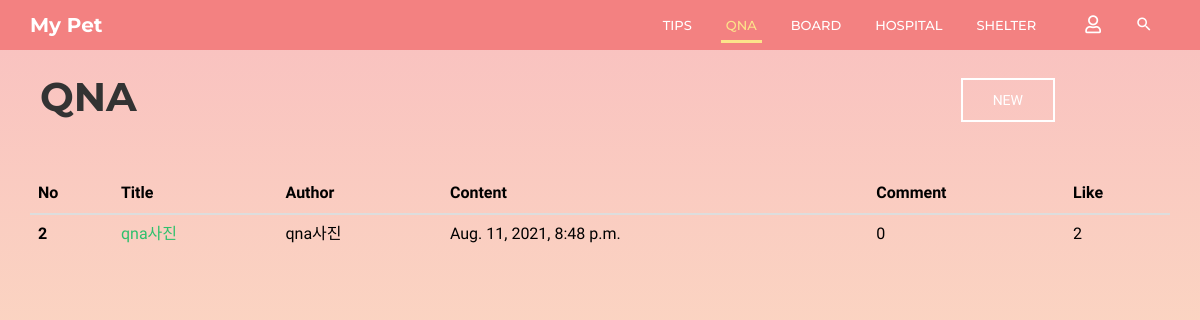
The app's page /community/qna/, older data.
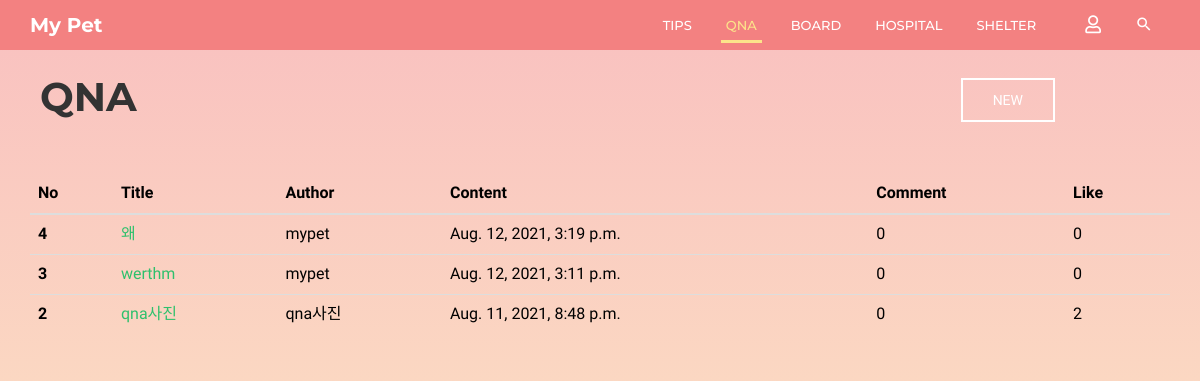
The same page, newer data.
### community/models.py (models this page shows, shortened)
class Qna(models.Model):
    b_title = models.CharField(max_length=30)
    b_author = models.CharField(max_length=20)
    b_content = models.CharField(max_length=5000)
    b_date = models.DateTimeField(auto_now=True)  # 글 수정하면 수정한 시각으로 갱신됨
    b_comment_count = models.IntegerField(default=0)
    b_like_count = models.IntegerField(default=0)
    b_photo = models.ImageField(blank=True, null=True, default='../media/noimage.jpg')

### community/views.py (the view)
# urls.py: path('qna/', views.qna, name='qna'),
def qna(request):
    posts = Qna.objects.all().order_by('-id')
    return render(request, 'community/qna.html', {'posts': posts})

### community/templates/community/qna.html (shortened to what this page needs)
{% extends 'base.html' %}
{% block html_body %}
    <link rel="stylesheet" href="/static/css/pages/header.css">
    <link rel="stylesheet" href="/static/css/pages/board.css">
    <header id="column-header">
        <div id="nino-headerInner">
            <nav id="nino-navbar" class="navbar navbar-default" role="navigation">
                <div class="container">
                    <div class="navbar-header">
                        <a class="navbar-brand" href="{% url 'home' %}">My Pet</a>
                    </div>
                    <div class="nino-menuItem pull-right">
                        <div class="collapse navbar-collapse pull-left" id="nino-navbar-collapse">
                            <ul class="nav navbar-nav">
                                <li><a href="#" onclick="testa('{% url 'community:tips' %}')">Tips<span class="sr-only">(current)</span></a>
                                </li>
                                <li class="active"><a href="#" onclick="testa('{% url 'community:qna' %}')">QnA</a></li>
                                <li><a href="#" onclick="testa('{% url 'community:board' %}')">Board</a></li>
                                <li><a href="#" onclick="testa('{% url 'community:hospital' %}')">Hospital</a></li>
                                <li><a href="#" onclick="testa('{% url 'community:shelter' %}')">Shelter</a></li>
                            </ul>
                        </div>
                        <ul class="nino-iconsGroup nav navbar-nav">
                            {% if user.is_authenticated %}
                                <li><a href="#" onclick="testa('{% url 'community:logout' %}')"><i
                                        class="mdi fas fa-user-slash nino-icon"></i></a></li>
                            {% else %}
                                <li><a href="#" onclick="testa('{% url 'community:login' %}')"><i
                                        class="mdi far fa-user nino-icon"></i></a></li>
                            {% endif %}
                            <li><a href="#" class="nino-search"><i class="mdi mdi-magnify nino-icon"></i></a></li>
                        </ul>
                    </div>
                </div>
            </nav>
        </div>
    </header>
    <div class="container board-header">
        <div class="board-title">
            <h1 class="title-h1">QnA</h1>
        </div>
        <div class="board-post-btn">
            <a href="{% url 'community:qna_create' %}" class="nino-btn nino-post-btn">NEW</a>
        </div>
    </div>
    <div class="container">
        <div class="tips-page tips-table">
            <table class="table table-hover">
                <thead class="thead-dark">
                <tr>
                    <th scope="col">No</th>
                    <th scope="col">Title</th>
                    <th scope="col">Author</th>
                    <th scope="col">Content</th>
                    <th scope="col">Comment</th>
                    <th scope="col">Like</th>
                </tr>
                </thead>
                <tbody>
                {% for post in posts %}
                    <tr>
                        <th scope="row">{{ post.id }}</th>
                        <td><a href="/community/{{ post.id }}/qna_detail/">{{ post.b_title }}</a></td>
                        <td>{{ post.b_author }}</td>
                        <td>{{ post.b_date }}</td>
                        <td>{{ post.b_comment_count }}</td>
                        <td>{{ post.b_like_count }}</td>
                    </tr>
                {% endfor %}
                </tbody>
            </table>
        </div>
    </div>
{% endblock %}

Row changes from the older to the newer data that the page shows:
added Qna: id "4", b_title "왜", b_author "mypet", b_date "Aug. 12, 2021, 3:19 p.m.", b_comment_count "0", b_like_count "0"
added Qna: id "3", b_title "werthm", b_author "mypet", b_date "Aug. 12, 2021, 3:11 p.m.", b_comment_count "0", b_like_count "0"
